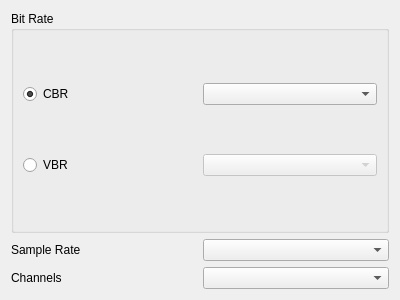
<?xml version="1.0" encoding="UTF-8"?>
<ui version="4.0">
 <class>Mp3Panel</class>
 <widget class="QWidget" name="Mp3Panel">
  <property name="geometry">
   <rect>
    <x>0</x>
    <y>0</y>
    <width>400</width>
    <height>300</height>
   </rect>
  </property>
  <property name="windowTitle">
   <string>Form</string>
  </property>
  <layout class="QVBoxLayout" name="verticalLayout">
   <item>
    <widget class="QGroupBox" name="groupBox">
     <property name="title">
      <string>Bit Rate</string>
     </property>
     <layout class="QGridLayout" name="gridLayout_2">
      <item row="0" column="0">
       <widget class="QRadioButton" name="cbr">
        <property name="text">
         <string>CBR</string>
        </property>
        <property name="checked">
         <bool>true</bool>
        </property>
       </widget>
      </item>
      <item row="0" column="1">
       <widget class="QComboBox" name="bitRate"/>
      </item>
      <item row="1" column="0">
       <widget class="QRadioButton" name="vbr">
        <property name="text">
         <string>VBR</string>
        </property>
       </widget>
      </item>
      <item row="1" column="1">
       <widget class="QComboBox" name="level">
        <property name="enabled">
         <bool>false</bool>
        </property>
       </widget>
      </item>
     </layout>
    </widget>
   </item>
   <item>
    <layout class="QGridLayout" name="gridLayout">
     <item row="0" column="0">
      <widget class="QLabel" name="label">
       <property name="text">
        <string>Sample Rate</string>
       </property>
      </widget>
     </item>
     <item row="0" column="1">
      <widget class="QComboBox" name="sampleRate"/>
     </item>
     <item row="1" column="0">
      <widget class="QLabel" name="label_2">
       <property name="text">
        <string>Channels</string>
       </property>
      </widget>
     </item>
     <item row="1" column="1">
      <widget class="QComboBox" name="channels"/>
     </item>
    </layout>
   </item>
  </layout>
 </widget>
 <resources/>
 <connections>
  <connection>
   <sender>cbr</sender>
   <signal>toggled(bool)</signal>
   <receiver>bitRate</receiver>
   <slot>setEnabled(bool)</slot>
   <hints>
    <hint type="sourcelabel">
     <x>121</x>
     <y>62</y>
    </hint>
    <hint type="destinationlabel">
     <x>240</x>
     <y>62</y>
    </hint>
   </hints>
  </connection>
  <connection>
   <sender>vbr</sender>
   <signal>toggled(bool)</signal>
   <receiver>level</receiver>
   <slot>setEnabled(bool)</slot>
   <hints>
    <hint type="sourcelabel">
     <x>99</x>
     <y>109</y>
    </hint>
    <hint type="destinationlabel">
     <x>296</x>
     <y>109</y>
    </hint>
   </hints>
  </connection>
 </connections>
</ui>
